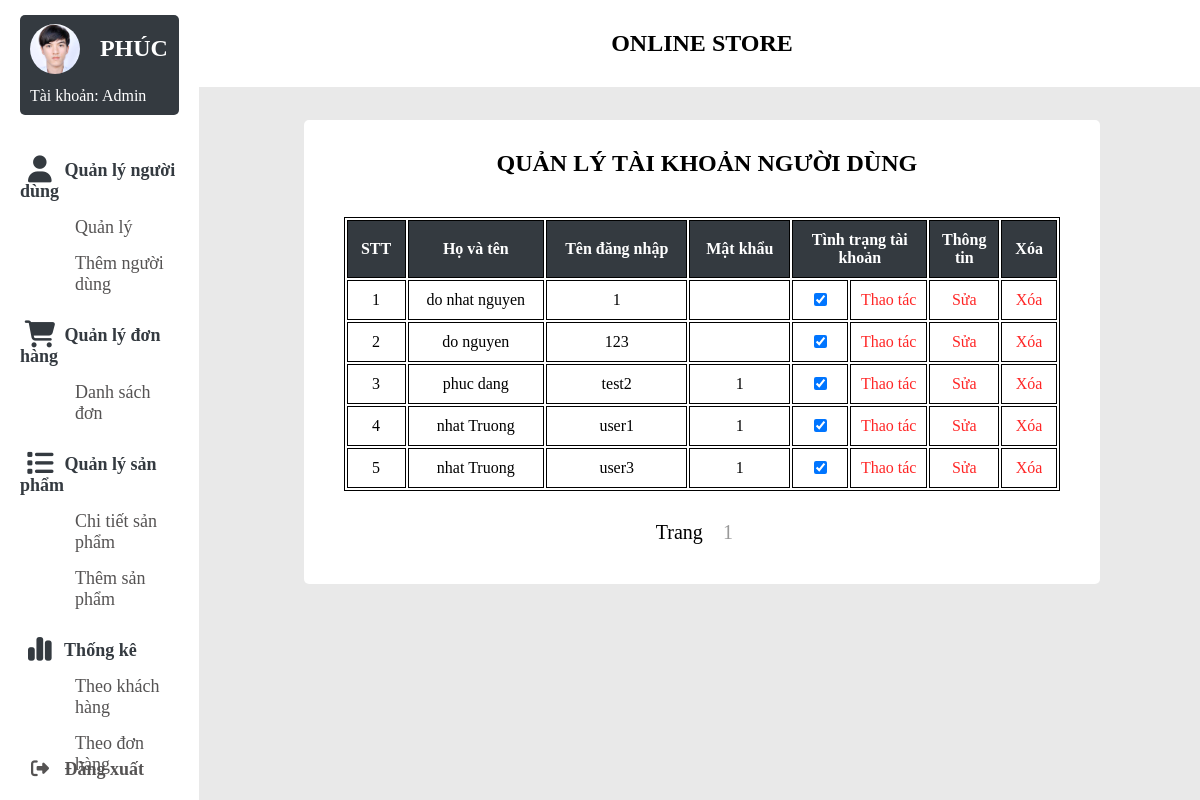
Page /admin/index.php on the earlier database version.
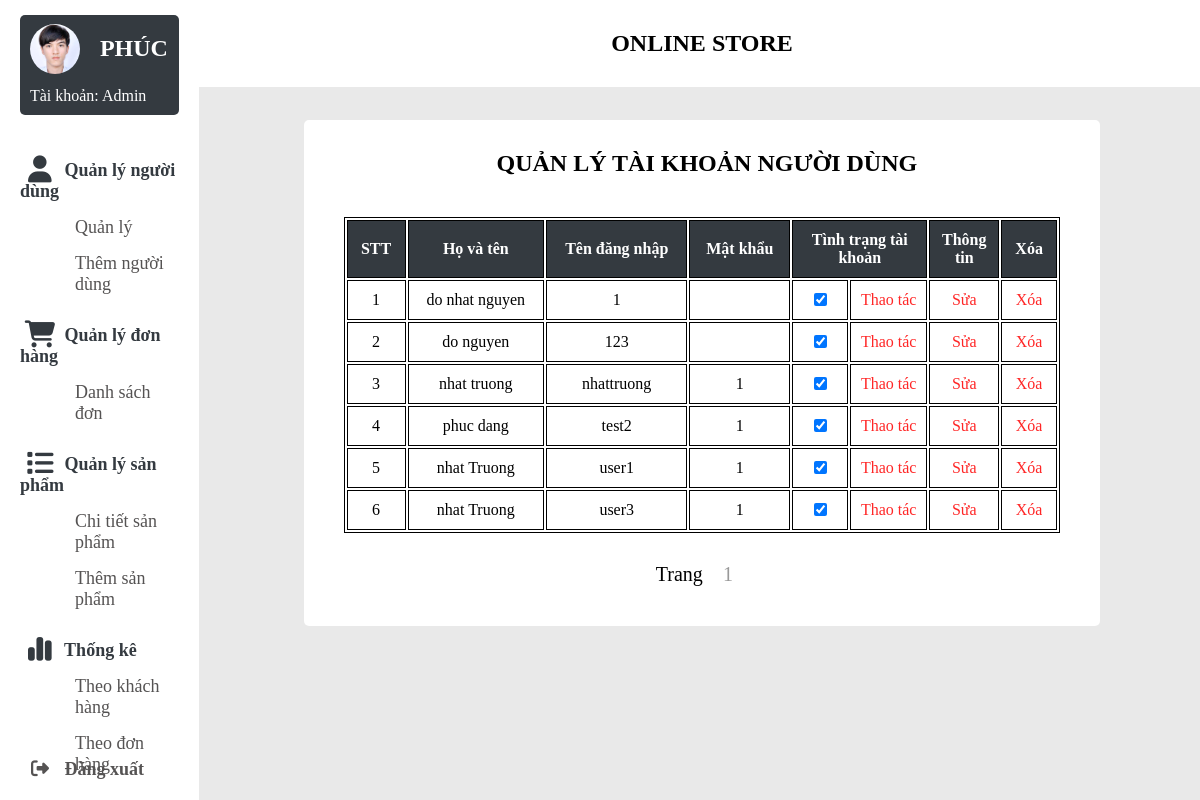
Same page on the later database version.
### tables this page shows
CREATE TABLE `taikhoan` (
  `username` varchar(50) NOT NULL,
  `password` varchar(50) NOT NULL,
  `ho` varchar(50) NOT NULL,
  `ten` varchar(50) NOT NULL,
  `phone` varchar(15) NOT NULL,
  `email` varchar(50) NOT NULL,
  `sex` varchar(50) NOT NULL,
  `date` date NOT NULL,
  `isadmin` tinyint(1) NOT NULL DEFAULT 0,
  `status` tinyint(1) NOT NULL DEFAULT 1
);

### admin/index.php (the view, shortened to what this page needs)
<?php
global $conn;
$username_admin = $_GET['admin'];
?>
<span style="font-family: verdana, geneva, sans-serif;">
<!DOCTYPE html>
<html lang="en">
<head>
<link rel="stylesheet" href="style/style_admin.css" />
<link rel="stylesheet" href="style/style_useradmin.css">
<link rel="stylesheet" href="https://cdnjs.cloudflare.com/ajax/libs/font-awesome/6.5.0/css/all.min.css" />
</head>
<body>
<div class="container">
    <?php include 'navbar.php' ?>;
    <div class="top-banner">
        <p>online store</p>
    </div>
    <section class="main">
    <div class="main-top"></div>
    <div class="background-section">
        <div class="main-body">
            <h1>QUẢN LÝ TÀI KHOẢN NGƯỜI DÙNG</h1>
        </div>
        <?php
        $records_per_page = 10;
        $sql_count = "SELECT COUNT(*) AS total_records FROM cart_detail";
        $result_count = $conn->query($sql_count);
        $row_count = $result_count->fetch_assoc();
        $total_records = $row_count['total_records'];
        $total_pages = ceil($total_records / $records_per_page);
        $current_page = isset($_GET['page']) ? $_GET['page'] : 1;
        $offset = ($current_page - 1) * $records_per_page;
        $sql_offset = "SELECT * FROM taikhoan where isadmin = 0 LIMIT $records_per_page OFFSET $offset";
        $result_offset = $conn->query($sql_offset);
        $pagination = "<div class='pagination' style='font-size: 20px;'> Trang ";
        for ($i = 1; $i <= $total_pages; $i++) {
            $pagination .= "<a style='text-decoration: none; padding: 0; min-width: 2.5rem; text-align: center; height: 1.875rem; font-size: 1.25rem; margin-left: .9375rem; margin-right: .9375rem; color: rgba(0,0,0,.4); display: inline; justify-content: center;' href='?admin=$username_admin&page=$i'>$i</a>";
        }
        $pagination .= "</div>";
        ?>
        <table style="width:90%">
        <tr>
            <th class="stt">STT</th>
            <th>Họ và tên</th>
            <th>Tên đăng nhập</th>
            <th>Mật khẩu</th>
            <th style="width: 18%;" colspan="2">Tình trạng tài khoản</th>
            <th class="thongtin">Thông tin</th>
            <th class="delete">Xóa</th>
        </tr>
        <tr>
            <?php
            if ($result_offset->num_rows > 0) {
            $x = 1;
                while ($row = $result_offset->fetch_assoc()) {
            ?>
                <td class="stt"> <?php echo ($x++) ?> </td>
                <td class="stt"> <?php echo ($row['ho'] . " " . $row['ten']) ?> </td>
                <td class="stt"> <?php echo ($row['username']) ?> </td>
                <td class="stt"> <?php echo $row['password'] ?> </td>
                <form method="POST">
                    <td class="status stt">
                        <input type="checkbox" name="lock" value="1" <?php if ($row['status'] == 1) echo "checked"; ?>>
                    </td>
                    <td class="khoa">
                        <input type="submit" name="submit" value="Thao tác">
                    </td>
                    <td class="sua">
                        <input type="submit" name="submitFix" class="sua" value="Sửa">
                    </td>
                    <td class="sua">
                        <input type="submit" name="xoa" class="delete" value="Xóa">
                    </td>
              </form>
        </tr>
        <?php } } ?>
        </table>
        <div style="padding-top: 30px">
        <?php
            echo $pagination;
        ?>
    </div>
    </section>
</div>
</body>
</html>

Differences in the rows shown:
added taikhoan: ho "nhat", ten "truong", username "nhattruong", password "1", status "☑"
